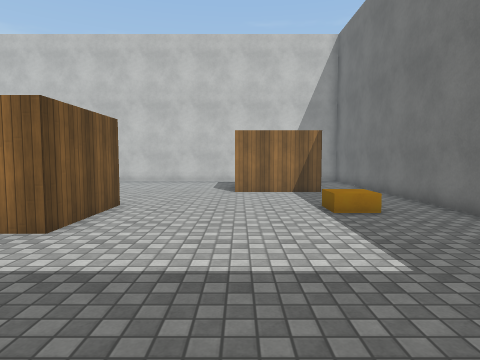
view 1 (above)

16 first-person views from a walk through a Unity game level. The camera is 1.4 m above the floor, tilts 4° down and sees 75° across. The floor is counted in squares, 1 m on a side. Each view is taken from the middle of a square. On the plan, view 1 faces up. The plan holds only what a view shows up to about 14 squares ahead; the rest is blank. The place goes on beyond the plan. Surface patterns are stand-ins for the level's own textures.

view 2
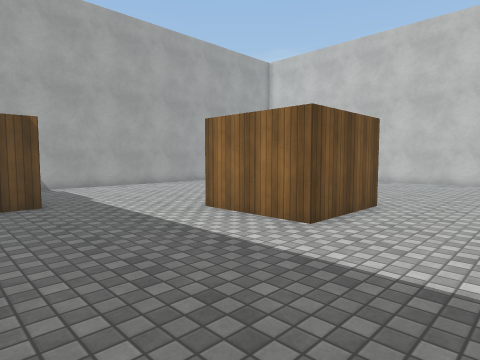

view 3
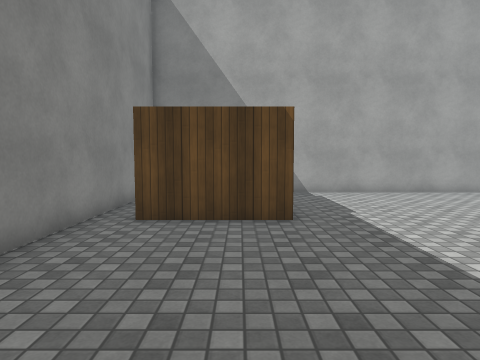

view 4
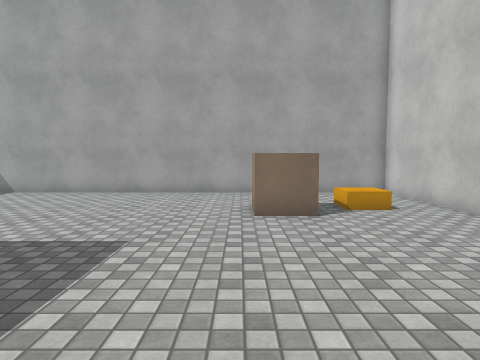

view 5
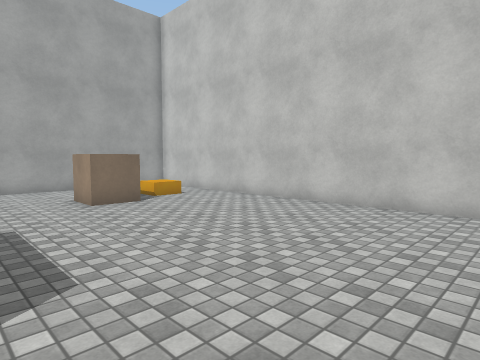

view 6
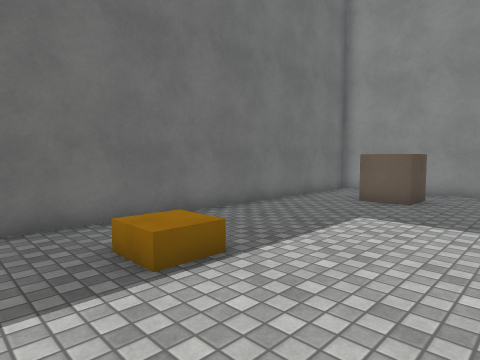

view 7
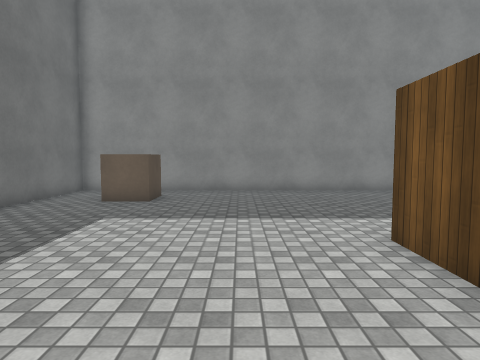

view 8
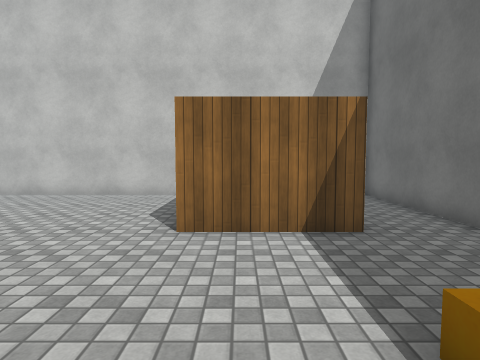

view 9
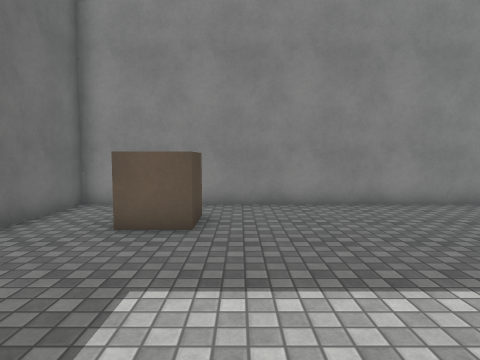

view 10
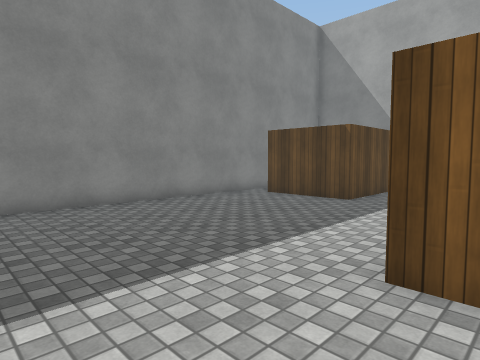

view 11
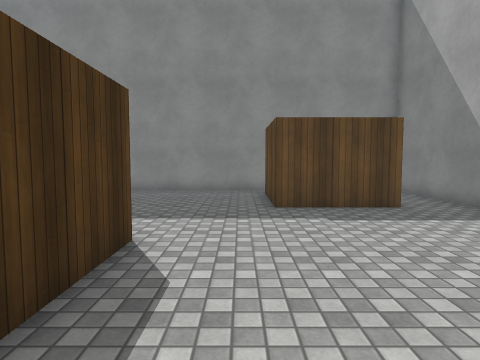

view 12
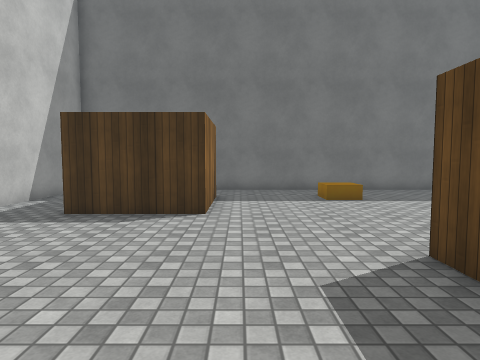

view 13
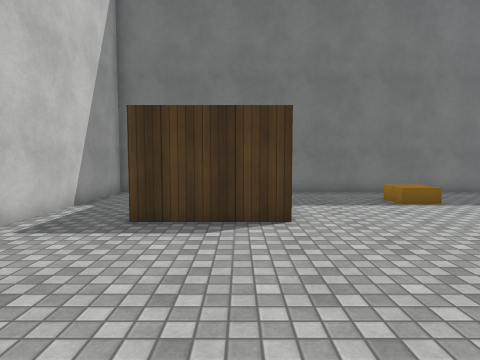

view 14
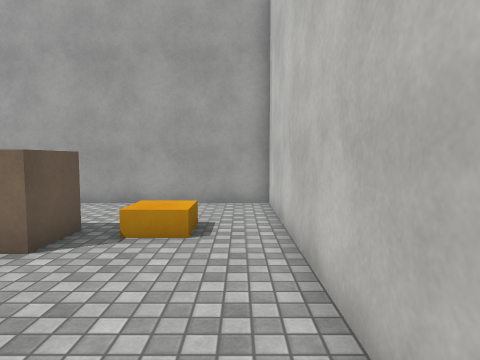

view 15
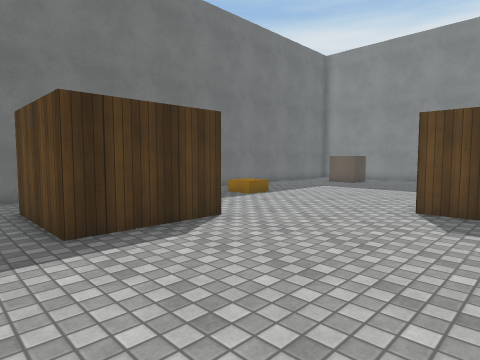

view 16
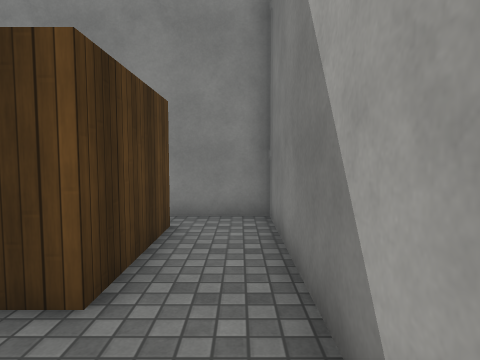

### Floor plan
Points are (right, up) in squares from view 1. A wall is a line through its corners. A room is listed if a view was taken in it or the views show most of it. See-through windows are left out.
Room 1 (views 1, 2, 3, 4, 5, 6, 7, 8, 9, 10, 11, 12, 13, 14, 15, 16)
walls: (-5, 9.3) (-3.6, 9.3) (-3.6, 5.7) (-7.2, 5.7) (-7.2, 8.8); (3.4, 12.9) (-0.2, 12.9) (-0.2, 16.4) (3.4, 16.4); (-15.7, 18.9) (-15.7, -2.5) (5.8, -2.5) (5.8, 18.9) (-15.7, 18.9); (-13.6, -1.4) (-13.6, 2.2) (-10, 2.2) (-10, -1.4)
objects: other object (-12, 13) to (-11, 15); other object (2, 0) to (3, 1)

Where each view was taken, in squares from view 1:
view 1: 0 up, 0 right, facing up
view 2: 0 up, 0 right, facing up-left
view 3: 1 up, 3 left, facing left
view 4: 13 up, 3 left, facing left
view 5: 10 up, 1 left, facing up-left
view 6: 11 up, 1 left, facing down-right
view 7: 11 up, 1 left, facing down
view 8: 7 up, 1 right, facing up
view 9: 7 up, 1 right, facing down
view 10: 7 up, 0 right, facing down-left
view 11: 11 up, 9 left, facing down
view 12: 12 up, 8 left, facing right
view 13: 14 up, 7 left, facing right
view 14: 18 up, 6 left, facing left
view 15: 18 up, 6 left, facing down-right
view 16: 5 up, 15 left, facing down
